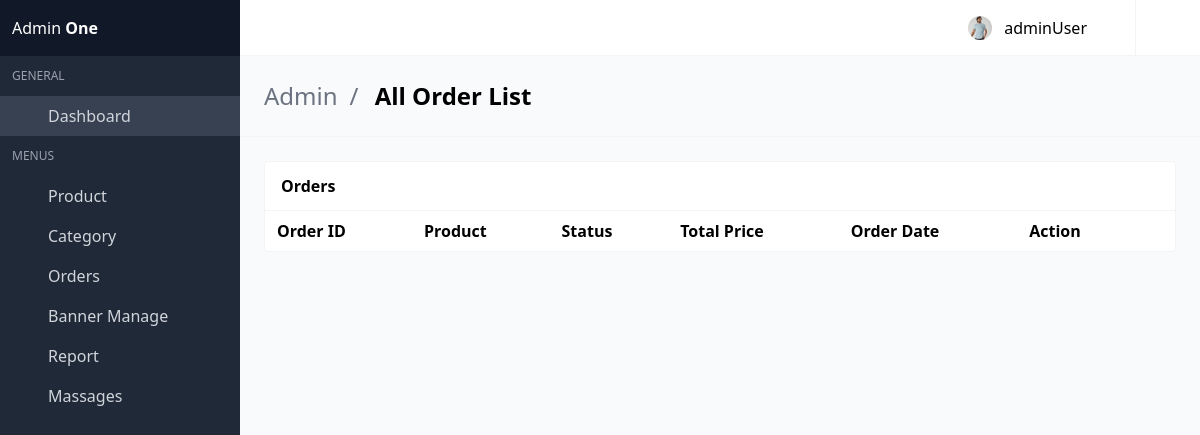
Page /all-orders-list/ (signed in) on the earlier database version.
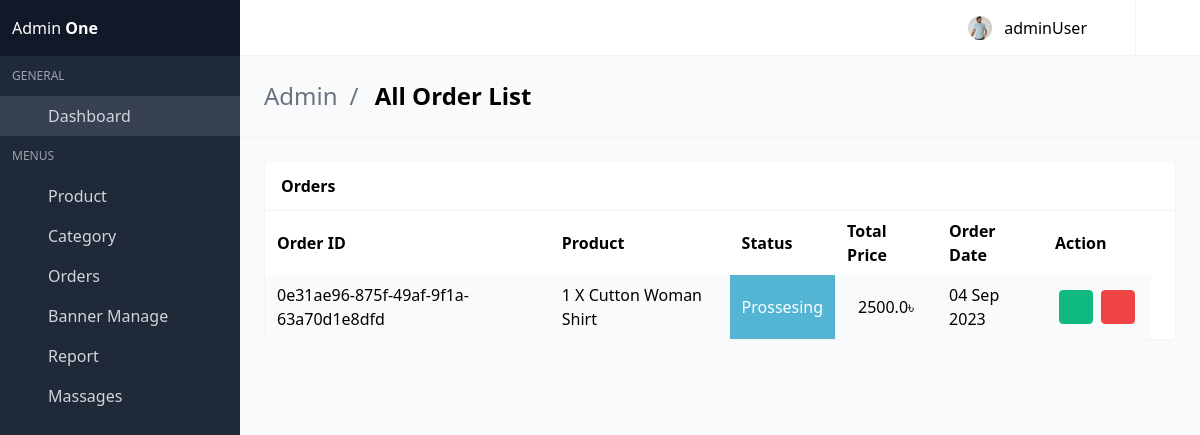
Same page on the later database version.
### orderApp/models.py (models this page shows)
class Order(models.Model):
    orderItem = models.ManyToManyField(Cart)
    user = models.ForeignKey(User, on_delete=models.CASCADE, related_name='order')
    ordered = models.BooleanField(default=False)
    createdAt = models.DateTimeField(auto_now_add=True)
    paymentId = models.CharField(max_length=264, blank=True, null=True)
    delivered_status = models.BooleanField(default=False)
    orderId = models.CharField(max_length=200, blank=True, null=True)
    def __str__(self):
        return str(self.user.email)+ "'s order"
    def getTotals(self):
        total = 0
        for order_item in self.orderItem.all():
            total += float(order_item.get_total())
        return total

class Cart(models.Model):
    user = models.ForeignKey(User, on_delete=models.CASCADE, related_name='card')
    item = models.ForeignKey(Product, on_delete=models.CASCADE)
    quantity = models.IntegerField(default=1)
    color = models.CharField(max_length=50, default='no color selected')
    size = models.CharField(max_length=50, default='free size')
    purchase = models.BooleanField(default=False)
    createAt = models.DateTimeField(auto_now_add=True)
    updatedAt = models.DateTimeField(auto_now=True)
    def __str__(self) -> str:
        return str(self.quantity) + ' X ' + str(self.item)
    def get_total(self):
        if self.item.dic_price == 0:
            total = self.item.main_price * self.quantity
        else:
            total = self.item.dic_price * self.quantity
        floatTotal = format(total, '0.2f')
        return floatTotal

### shopApp/models.py (models this page shows, shortened)
class Product(models.Model):
    product_name         = models.CharField(max_length=260)
    product_code         = models.CharField(max_length=20)
    product_quintity     = models.IntegerField(default=0)
    product_category     = models.ForeignKey(Category, on_delete=models.CASCADE, related_name='category')
    roduct_title         = models.CharField(max_length=260)
    image                = models.ImageField(upload_to='products')
    product_color_image  = models.ManyToManyField(ColorImage, blank=True, null=True, related_name="colorImg")
    color_name           = models.CharField(max_length=160)
    availableSize        = models.CharField(max_length=60)
    slug                 = models.SlugField(unique=True, null=True, blank=True)
    details              = models.TextField()
    main_price           = models.IntegerField()
    is_newarival         = models.BooleanField(default=False)
    is_featured          = models.BooleanField(default=False)
    is_discount          = models.BooleanField(default=False)
    dic_price            = models.IntegerField(default=0, blank=True, null=True)
    cerated_at           = models.DateTimeField(auto_now_add=True)
    updated_at           = models.DateTimeField(auto_now=True)
    def __str__(self) -> str:
        return self.product_name

### adminApp/views.py (the view)
# urls.py: path('all-orders-list/', views.orderList, name='all_order_list'),
def orderList(request):
    all_orders = Order.objects.filter(ordered=True)
    print('-----------------------------')
    print(all_orders)
    context={
        'all_orders':all_orders,
    }
    return render(request, 'AdminDashbord/all-order.html', context)

### template/AdminDashbord/all-order.html (shortened to what this page needs)
{% extends "AdminDashbord/base.html" %}
{% block body %}
<section class="is-title-bar">
    <div class="flex flex-col md:flex-row items-center justify-between space-y-6 md:space-y-0">
      <ul>
        <li>Admin</li>
        <li>All Order List</li>
      </ul>
    </div>
  </section>
    <section class="section main-section">
      <div class="card has-table">
        <header class="card-header">
          <p class="card-header-title">
            Orders
          </p>
          <a href="#" class="card-header-icon">
            <span class="icon"></span>
          </a>
        </header>
        <div class="card-content">
          <table>
            <thead>
            <tr>
              <th>Order ID</th>
              <th>Product</th>
              <th>Status</th>
              <th>Total Price</th>
              <th>Order Date</th>
              <th>Action</th>
              <th></th>
            </tr>
            </thead>
            <tbody>
            {% for i in all_orders %}
            <tr>
                <td data-label="Name">{{i.orderId}}</td>
                <td data-label="Company">
                    {% for i in i.orderItem.all %} {{i}}<br> {% endfor %}
                </td>
                {% if i.delivered_status %}
                    <td data-label="City" style="color: white;background-color:#14A44D;text-align:center;">Delivered</td>
                {% else %}
                    <td data-label="City" style="color: white;background-color:#54B4D3;text-align:center;">Prossesing</td>
                {% endif %}
                <td data-label="City" style="text-align:center;">{{i.getTotals}}&#2547</td>
                <td data-label="City">{{i.createdAt|date:"d M Y"}}</td>
                <td class="actions-cell">
                    <div class="buttons right nowrap">
                    <a href="" class="button small green --jb-modal"  data-target="sample-modal-2" type="button">
                        <span class="icon"></span>
                    </a>
                    <a href="{% url 'adminApp:delete_order' id=i.id %}" class="button small red --jb-modal" data-target="sample-modal" type="button">
                        <span class="icon"></span>
                    </a>
                    </div>
                </td>
            </tr>
            {% endfor %}
            </tbody>
          </table>
        </div>
      </div>
{% endblock %}

Differences in the rows shown:
added Order: orderId "0e31ae96-875f-49af-9f1a-63a70d1e8dfd", delivered_status "Prossesing", getTotals "2500.0", createdAt "04 Sep 2023"
added Cart: quantity+item "1 X Cutton Woman Shirt"
